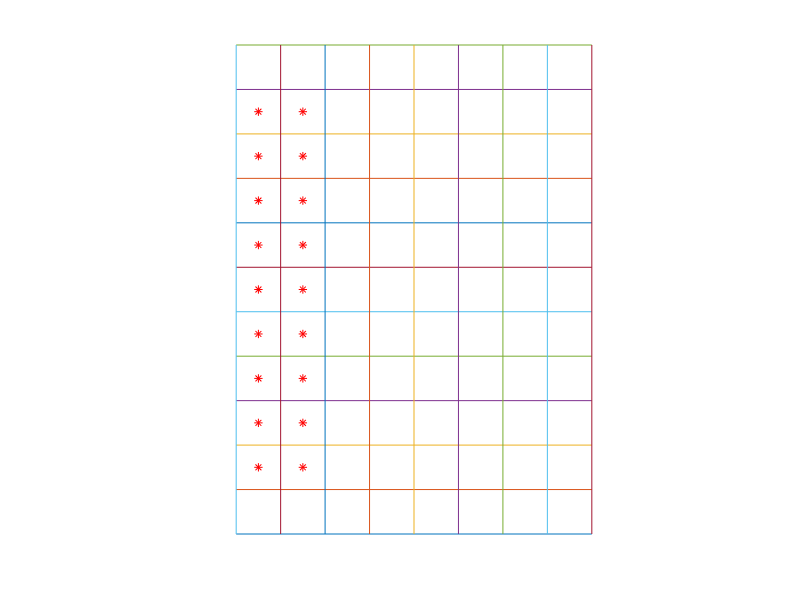

MATLAB code to generate this figure:
% make_rect_grid.m
% function [VER, ITRI]=make_rect grid(nx,ny);
% generates mesh for unit squares with edges from origin to 
% [1 0 0] [0 1 0] with nodes nx and ny, respectively
% hence: its normal is oriented along z-axis

% 2017_09_27; A. van Oosterom


n_y=11;  
n_x=8;

VER=[];
for j=1:n_x+1,
    for i=1:n_y+1,
        VER=[VER;[j i]];
    end
end

SQUARE=[1 n_y+2 n_y+3 2];
for i=2:n_y,
    SQUARE=[SQUARE; SQUARE(end,:) + ones(1,4)];
end

for i=2:n_x,
    SQUARE=[SQUARE;[SQUARE(end-n_y+1:end,:)+ (n_y+1)*ones(n_y,4)]];
end

n_squares=n_y*n_x;

figure(1)
clf
hold on  

for i=1:n_y+1;
    plot([1 n_x+1], [i i]);
    hold on   
end

hold on  
for i=1:n_x+1;
    plot([i i],[1 n_y+1]);
    hold on   
end

axis off
axis square
axis equal


pause

for i=2:n_y-1;
    cent=mean(VER(SQUARE(i,:),:));
    plot(cent(1),cent(2),'*r')
    hold on   
end

for i=2:n_y-1;
    cent=mean(VER(SQUARE(i+n_y,:),:));
    plot(cent(1),cent(2),'*r')
    hold on   
end
